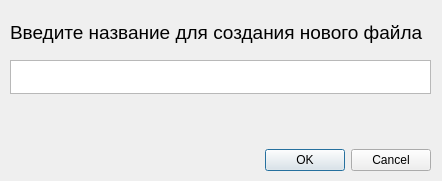
<?xml version="1.0" encoding="UTF-8"?>
<ui version="4.0">
 <class>Dialog</class>
 <widget class="QDialog" name="Dialog">
  <property name="geometry">
   <rect>
    <x>0</x>
    <y>0</y>
    <width>442</width>
    <height>181</height>
   </rect>
  </property>
  <property name="windowTitle">
   <string>Dialog</string>
  </property>
  <widget class="QWidget" name="verticalLayoutWidget">
   <property name="geometry">
    <rect>
     <x>10</x>
     <y>10</y>
     <width>421</width>
     <height>161</height>
    </rect>
   </property>
   <layout class="QVBoxLayout" name="verticalLayout">
    <item>
     <widget class="QLabel" name="label">
      <property name="font">
       <font>
        <pointsize>14</pointsize>
       </font>
      </property>
      <property name="text">
       <string>Введите название для создания нового файла</string>
      </property>
     </widget>
    </item>
    <item>
     <widget class="QTextEdit" name="Text_Edit">
      <property name="maximumSize">
       <size>
        <width>16777215</width>
        <height>34</height>
       </size>
      </property>
      <property name="font">
       <font>
        <pointsize>14</pointsize>
       </font>
      </property>
     </widget>
    </item>
    <item>
     <widget class="QLabel" name="Error_Text">
      <property name="layoutDirection">
       <enum>Qt::LeftToRight</enum>
      </property>
      <property name="text">
       <string/>
      </property>
     </widget>
    </item>
    <item>
     <widget class="QDialogButtonBox" name="Buttons">
      <property name="orientation">
       <enum>Qt::Horizontal</enum>
      </property>
      <property name="standardButtons">
       <set>QDialogButtonBox::Cancel|QDialogButtonBox::Ok</set>
      </property>
     </widget>
    </item>
   </layout>
  </widget>
 </widget>
 <resources/>
 <connections>
  <connection>
   <sender>Buttons</sender>
   <signal>accepted()</signal>
   <receiver>Dialog</receiver>
   <slot>accept()</slot>
   <hints>
    <hint type="sourcelabel">
     <x>248</x>
     <y>254</y>
    </hint>
    <hint type="destinationlabel">
     <x>157</x>
     <y>274</y>
    </hint>
   </hints>
  </connection>
  <connection>
   <sender>Buttons</sender>
   <signal>rejected()</signal>
   <receiver>Dialog</receiver>
   <slot>reject()</slot>
   <hints>
    <hint type="sourcelabel">
     <x>316</x>
     <y>260</y>
    </hint>
    <hint type="destinationlabel">
     <x>286</x>
     <y>274</y>
    </hint>
   </hints>
  </connection>
 </connections>
</ui>
